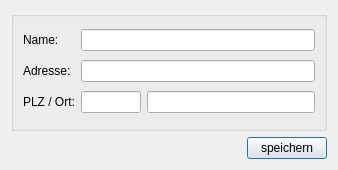
<?xml version="1.0" encoding="UTF-8"?>
<ui version="4.0">
 <class>Db_Loc_Dialog_Ui</class>
 <widget class="QDialog" name="Db_Loc_Dialog_Ui">
  <property name="geometry">
   <rect>
    <x>0</x>
    <y>0</y>
    <width>338</width>
    <height>170</height>
   </rect>
  </property>
  <property name="sizePolicy">
   <sizepolicy hsizetype="Fixed" vsizetype="Fixed">
    <horstretch>0</horstretch>
    <verstretch>0</verstretch>
   </sizepolicy>
  </property>
  <property name="windowTitle">
   <string>TurnFix - Wettkampfortdaten</string>
  </property>
  <property name="windowIcon">
   <iconset resource="../../../../resources/TurnFix.qrc">
    <normaloff>:/appicons/icon.png</normaloff>:/appicons/icon.png</iconset>
  </property>
  <layout class="QGridLayout" name="gridLayout">
   <item row="0" column="0">
    <widget class="QGroupBox" name="groupBox">
     <property name="sizePolicy">
      <sizepolicy hsizetype="Expanding" vsizetype="Preferred">
       <horstretch>0</horstretch>
       <verstretch>0</verstretch>
      </sizepolicy>
     </property>
     <property name="title">
      <string/>
     </property>
     <layout class="QGridLayout" name="gridLayout_2">
      <item row="0" column="0">
       <widget class="QLabel" name="label">
        <property name="text">
         <string>Name:</string>
        </property>
       </widget>
      </item>
      <item row="0" column="1" colspan="2">
       <widget class="QLineEdit" name="txt_name"/>
      </item>
      <item row="1" column="0">
       <widget class="QLabel" name="label_2">
        <property name="text">
         <string>Adresse:</string>
        </property>
       </widget>
      </item>
      <item row="1" column="1" colspan="2">
       <widget class="QLineEdit" name="txt_adress"/>
      </item>
      <item row="2" column="0">
       <widget class="QLabel" name="label_3">
        <property name="text">
         <string>PLZ / Ort:</string>
        </property>
       </widget>
      </item>
      <item row="2" column="1">
       <widget class="QLineEdit" name="txt_plz">
        <property name="sizePolicy">
         <sizepolicy hsizetype="Fixed" vsizetype="Fixed">
          <horstretch>0</horstretch>
          <verstretch>0</verstretch>
         </sizepolicy>
        </property>
        <property name="minimumSize">
         <size>
          <width>60</width>
          <height>0</height>
         </size>
        </property>
        <property name="maximumSize">
         <size>
          <width>60</width>
          <height>16777215</height>
         </size>
        </property>
        <property name="inputMask">
         <string>00000; </string>
        </property>
       </widget>
      </item>
      <item row="2" column="2">
       <widget class="QLineEdit" name="txt_ort"/>
      </item>
     </layout>
    </widget>
   </item>
   <item row="1" column="0">
    <widget class="QPushButton" name="but_save">
     <property name="sizePolicy">
      <sizepolicy hsizetype="Fixed" vsizetype="Fixed">
       <horstretch>0</horstretch>
       <verstretch>0</verstretch>
      </sizepolicy>
     </property>
     <property name="layoutDirection">
      <enum>Qt::RightToLeft</enum>
     </property>
     <property name="text">
      <string>speichern</string>
     </property>
    </widget>
   </item>
  </layout>
 </widget>
 <resources>
  <include location="../../../../resources/TurnFix.qrc"/>
 </resources>
 <connections/>
</ui>
